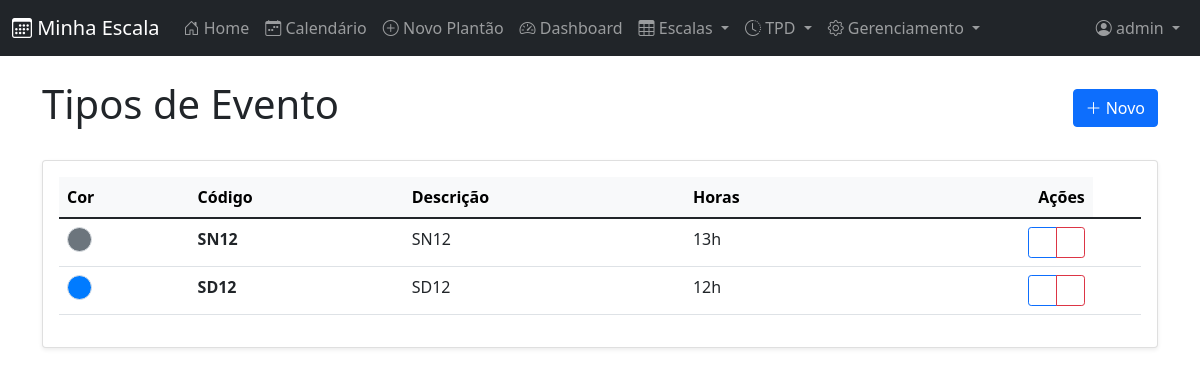
Screenshot of /tipos-evento/ (signed in) with the database file from the repository.
### cal/models.py (models this page shows, shortened)
class TipoEvento(models.Model):
    CORES_CHOICES = [
        ('#007bff', 'Azul'),
        ('#6610f2', 'Roxo'),
        ('#6f42c1', 'Lilás'),
        ('#e83e8c', 'Rosa'),
        ('#dc3545', 'Vermelho'),
        ('#fd7e14', 'Laranja'),
        ('#ffc107', 'Amarelo'),
        ('#28a745', 'Verde'),
        ('#20c997', 'Turquesa'),
        ('#17a2b8', 'Ciano'),
        ('#6c757d', 'Cinza'),
        ('#343a40', 'Preto'),
    ]
    tipo_base = models.ForeignKey(Tipo, on_delete=models.CASCADE, related_name="eventos", verbose_name="Tipo Base", null=True, blank=True)
    codigo = models.CharField(max_length=10, verbose_name="Código")
    descricao = models.CharField(max_length=50, verbose_name="Descrição")
    horas = models.PositiveIntegerField(verbose_name="Carga Horária (Horas)")
    cor = models.CharField(max_length=20, choices=CORES_CHOICES, default='#007bff', verbose_name="Cor")
    class Meta:
        verbose_name = "Tipo de Evento"
        verbose_name_plural = "Tipos de Evento"
        unique_together = ("codigo", "descricao")

### cal/views/geral_views.py (the view)
# urls.py: path('tipos-evento/', geral_views.TipoEventoListView.as_view(), name='tipoevento_list'),
class TipoEventoListView(AdminRequiredMixin, ListView):
    model = TipoEvento
    template_name = 'cal/tipo_evento_list.html'
    context_object_name = 'objetos'
    def get_queryset(self):
        return TipoEvento.objects.all()
    def get_context_data(self, **kwargs):
        context = super().get_context_data(**kwargs)
        context.update({
            'titulo': 'Tipos de Evento',
            'labels': ['Cor', 'Código', 'Descrição', 'Horas'],
            'create_url': 'cal:tipoevento_create',
            'update_url': 'cal:tipoevento_update',
            'delete_url': 'cal:tipoevento_delete'
        })
        return context

### cal/views/geral_views.py (called while the page is built)
    def test_func(self):
        return self.request.user.is_staff

### templates/cal/tipo_evento_list.html (shortened to what this page needs)
{% extends 'cal/crud_base_list.html' %}
{% block table_rows %}
<td>
    {% if obj.cor %}
    <div class="rounded-circle" style="width: 25px; height: 25px; background-color: {{ obj.cor }}; border: 1px solid #dee2e6;" title="{{ obj.cor }}"></div>
    {% else %}
    <div class="rounded-circle" style="width: 25px; height: 25px; background-color: #3b71ca; border: 1px solid #dee2e6;" title="Padrão"></div>
    {% endif %}
</td>
<td class="fw-bold">{{ obj.codigo }}</td>
<td>{{ obj.descricao|default:"-" }}</td>
<td>{{ obj.horas }}h</td>
<td class="text-end">
    <div class="btn-group">
        <a href="{% url 'cal:tipoevento_update' obj.pk %}" class="btn btn-sm btn-outline-primary" title="Editar">
            <i class="fas fa-edit"></i>
        </a>
        <a href="{% url 'cal:tipoevento_delete' obj.pk %}" class="btn btn-sm btn-outline-danger" title="Excluir">
            <i class="fas fa-trash"></i>
        </a>
    </div>
</td>
{% endblock %}

### templates/cal/crud_base_list.html (shortened to what this page needs)
{% extends 'base.html' %}
{% block content %}
<div class="d-flex justify-content-between align-items-center mb-4">
    <h1>{{ titulo }}</h1>
    <a href="{% url create_url %}" class="btn btn-primary">
        <i class="bi bi-plus-lg"></i> Novo
    </a>
</div>
<div class="card shadow-sm">
    <div class="card-body">
        <div class="table-responsive">
            <table class="table table-hover">
                <thead class="table-light">
                    <tr>
                        {% for label in labels %}
                        <th>{{ label }}</th>
                        {% endfor %}
                        <th class="text-end">Ações</th>
                    </tr>
                </thead>
                <tbody>
                    {% for obj in objetos %}
                    <tr>
                        {% block table_rows %}{% endblock %}
                        <td class="text-end" style="white-space: nowrap;">
                        </td>
                    </tr>
                    {% empty %}
                    <tr>
                        <td colspan="{{ labels|length|add:1 }}" class="text-center text-muted py-4">
                            Nenhum registro encontrado.
                        </td>
                    </tr>
                    {% endfor %}
                </tbody>
            </table>
        </div>
    </div>
</div>
{% endblock %}

### templates/navbar.html (shortened to what this page needs)
<nav class="navbar navbar-expand-md navbar-dark bg-dark">
    <div class="container-fluid">
        <a class="navbar-brand" href="{% url 'cal:home' %}"><i class="bi bi-calendar3"></i> Minha Escala</a>
        <div class="offcanvas offcanvas-end bg-dark text-white" tabindex="-1" id="offcanvasNavbar">
            <div class="offcanvas-body">
                <div class="navbar-nav me-auto">
                    <a class="nav-link" href="{% url 'cal:home' %}"><i class="bi bi-house-door"></i> Home</a>
                    {% if user.is_authenticated %}
                    <a class="nav-link" href="{% url 'cal:calendar' %}"><i class="bi bi-calendar-week"></i> Calendário</a>
                    <a class="nav-link" href="{% url 'cal:event_new' %}"><i class="bi bi-plus-circle"></i> Novo Plantão</a>
                    <a class="nav-link" href="{% url 'cal:dashboard' %}"><i class="bi bi-speedometer2"></i> Dashboard</a>
                    <div class="nav-item dropdown">
                        <a class="nav-link dropdown-toggle" href="#" id="escalaDropdown" role="button" data-bs-toggle="dropdown" aria-expanded="false">
                            <i class="bi bi-table"></i> Escalas
                        </a>
                    </div>
                    <div class="nav-item dropdown">
                        <a class="nav-link dropdown-toggle" href="#" id="tpdDropdown" role="button" data-bs-toggle="dropdown" aria-expanded="false">
                            <i class="bi bi-clock-history"></i> TPD
                        </a>
                    </div>
                    {% if user.is_staff %}
                    <div class="nav-item dropdown">
                        <a class="nav-link dropdown-toggle" href="#" id="adminDropdown" role="button" data-bs-toggle="dropdown" aria-expanded="false">
                            <i class="bi bi-gear"></i> Gerenciamento
                        </a>
                    </div>
                    {% endif %}
                    {% endif %}
                </div>
                <div class="navbar-nav">
                    {% if user.is_authenticated %}
                        <div class="nav-item dropdown">
                            <a class="nav-link dropdown-toggle" href="#" id="navbarDropdown" role="button" data-bs-toggle="dropdown" aria-expanded="false">
                                <i class="bi bi-person-circle"></i> {{ user.username }}
                            </a>
                        </div>
                    {% else %}
                        <a class="nav-link" href="{% url 'cal:login' %}">
                            <i class="bi bi-box-arrow-in-right"></i> Login
                        </a>
                    {% endif %}
                </div>
            </div>
        </div>
    </div>
</nav>

### rows the page displays
TipoEvento: codigo "SN12", descricao "SN12", horas "13"
TipoEvento: codigo "SD12", descricao "SD12", horas "12"

### other values shown
{{ user.username }} "admin"
{{ titulo }} "Tipos de Evento"
{{ label }} "Cor" "Código" "Descrição" "Horas"
